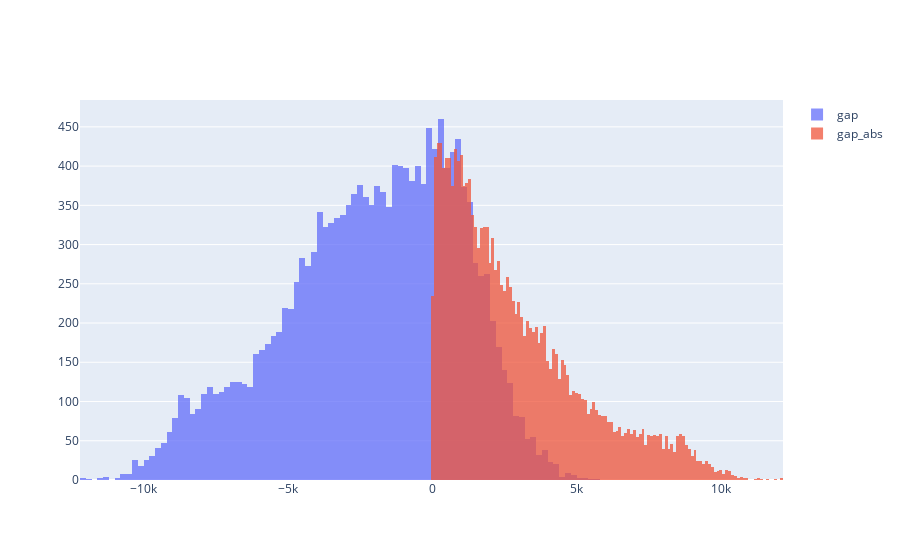

The code cell stored with this chart in its notebook:
### Code cell
import plotly.graph_objects as go

# histogram of the gap and gap_abs in the same plot
# use alpha to make the bars transparent

fig = go.Figure()

fig.add_trace(go.Histogram(x=energy['gap'], name='gap', opacity=0.75))
fig.add_trace(go.Histogram(x=energy['gap_abs'], name='gap_abs', opacity=0.75))

fig.update_layout(barmode='overlay')

### Figure 1 — Plotly figure (JSON) as saved in the notebook; plotly's stock layout.template omitted (floating-point values rounded to 4 significant figures; data arrays with more than 128 entries replaced by an {"elided": "..."} marker saying what was removed)
{"data": [{"name": "gap", "opacity": 0.75, "type": "histogram", "x": {"elided": "16272 float values"}}, {"name": "gap_abs", "opacity": 0.75, "type": "histogram", "x": {"elided": "16272 float values"}}], "layout": {"barmode": "overlay"}}
